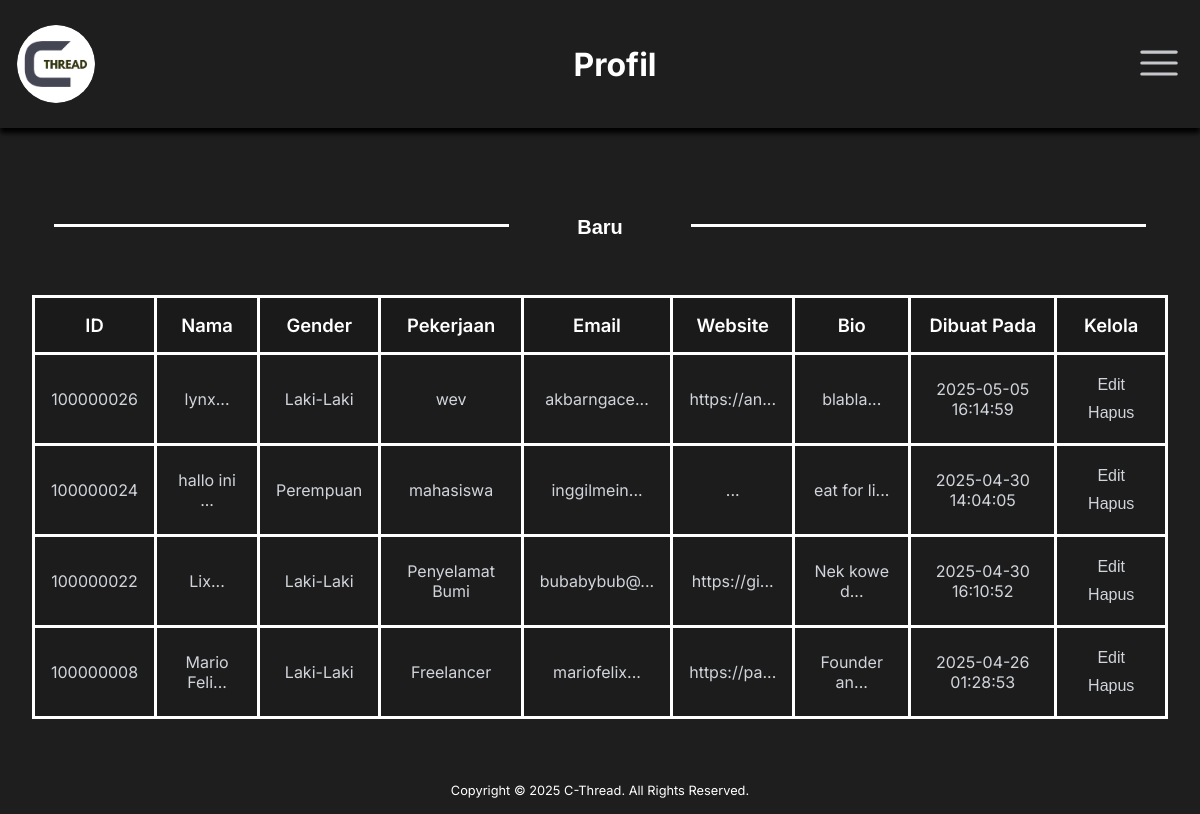
Page /Admin/profile.php (signed in) on the committed database.
### tables this page shows
CREATE TABLE `profile` (
  `id` int NOT NULL,
  `name` varchar(100) NOT NULL,
  `gender` varchar(100) NOT NULL,
  `job` varchar(100) NOT NULL,
  `email` varchar(100) NOT NULL,
  `website` varchar(100) NOT NULL,
  `bio` varchar(200) NOT NULL,
  `created_at` datetime NOT NULL DEFAULT CURRENT_TIMESTAMP
);

### Admin/profile.php (the view, shortened to what this page needs)
<?php
include "../service/db.php";
$limit = 10;
$page = isset($_GET['page']) ? (int) $_GET['page'] : 1;
$start = ($page - 1) * $limit;
$result = mysqli_query($db, "SELECT * FROM profile ORDER BY id DESC LIMIT $start, $limit");
$profiles = mysqli_fetch_all($result, MYSQLI_ASSOC);
?>
<!DOCTYPE html>
<html lang="id">
<head>
  <link rel="stylesheet" href="style.css" />
</head>
<body>
  <nav>
    <div class="logo">
      <a href="#"><img src="../Assets/cthreadbgr.png" alt="C-Thread" /></a>
    </div>
    <div class="visNav" id="visible">Profil</div>
    <button class="profil" id="barsButt">
    </button>
  </nav>
  <section class="container">
    <div class="add">
      <div class="line"></div>
      <button id="newProfile" class="new" type="button">Baru</button>
      <div class="line"></div>
    </div>
    <table>
      <tr class="head">
        <th>ID</th>
        <th>Nama</th>
        <th>Gender</th>
        <th>Pekerjaan</th>
        <th>Email</th>
        <th>Website</th>
        <th>Bio</th>
        <th>Dibuat Pada</th>
        <th>Kelola</th>
      </tr>
      <?php foreach ($profiles as $p): ?>
        <tr class="data">
          <td><?= htmlspecialchars($p['id']); ?></td>
          <td><?= htmlspecialchars(substr($p['name'], 0, 10)); ?>...</td>
          <td><?= htmlspecialchars($p['gender']) ?></td>
          <td><?= htmlspecialchars($p['job']) ?></td>
          <td><?= htmlspecialchars(substr($p['email'], 0, 10)); ?>...</td>
          <td><?= htmlspecialchars(substr($p['website'], 0, 10)); ?>...</td>
          <td><?= htmlspecialchars(substr($p['bio'], 0, 10)); ?>...</td>
          <td><?= htmlspecialchars($p['created_at']); ?></td>
          <td>
            <button type="button" class="editProfile" onclick='openEditModal(<?= json_encode($p) ?>)'>Edit</button>
            <form method="POST" style="display:inline;" action="<?php echo htmlspecialchars($_SERVER["PHP_SELF"]); ?>">
              <button type="submit" name="deleteProfile" class="deleteUsers"
                onclick="return confirm('Hapus Profil Ini?')">Hapus</button>
            </form>
          </td>
        </tr>
      <?php endforeach; ?>
    </table>
  </section>
  <footer class="copyright">
    Copyright © 2025 C-Thread. All Rights Reserved.
  </footer>
</body>
</html>

### Admin/style.css (style rules this page uses)
* { margin: 0; padding: 0; box-sizing: border-box; border: none; outline: none; }
body { font-family: "Inter", sans-serif; background-color: #1e1e1e; }
nav { width: 100%; margin: auto; padding: 1.5rem 1rem; display: flex; align-items: center; justify-content: space-between; gap: 2rem; position: sticky; -webkit-sticky: sticky; top: 0; z-index: 10; background-color: #1e1e1e; box-shadow: 0 5px 5px #000000; }
img { width: 100%; display: flex; border: 1px solid transparent; border-radius: 100%; }
a { text-decoration: none; }
.logo { max-width: 80px; }
#visible { color: #ffffff; font-size: 2rem; font-weight: 700; }
#barsButt { background-color: transparent; cursor: pointer; }
.profil { width: 50px; transition: all 0.3s ease; }
.profil .menu { color: #c5c7ca; }
.container { max-width: 1200px; margin: auto; padding: 5rem 2rem 3rem 2rem; }
section .add { display: flex; justify-content: space-around; gap: 1rem; margin-bottom: 3rem; }
.add .line { width: 40%; border-bottom: 3px solid #ffffff; margin-bottom: 1.25rem; }
.add .new { background-color: transparent; padding: 0.5rem; color: #ffffff; font-size: 1.25rem; font-weight: 600; cursor: pointer; }
section table { border-collapse: collapse; max-width: 1200px; display: flex; justify-content: center; }
section table th, section table td { border: 3px solid #ffffff; padding: 1rem; text-align: center; }
section table th { font-size: 1.15rem; font-weight: 600; background-color: #1a1a1a; color: #ffffff; }
section table td { font-size: 1rem; font-weight: 400; background-color: #1c1c1c; color: #d1d5db; }
section table td button { background-color: transparent; padding: 5px; cursor: pointer; color: #d1d5db; font-size: 1rem; }
footer { width: 100%; margin: auto; padding: 1rem; color: #fff; font-size: 0.8rem; text-align: center; }

### rows in the picture
profile: id "100000026", name "lynx", gender "Laki-Laki", job "wev", email "akbarngace", website "https://an", bio "blabla", created_at "2025-05-05 16:14:59"
profile: id "100000024", name "hallo ini", gender "Perempuan", job "mahasiswa", email "inggilmein", bio "eat for li", created_at "2025-04-30 14:04:05"
profile: id "100000022", name "Lix", gender "Laki-Laki", job "Penyelamat Bumi", email "bubabybub@", website "https://gi", bio "Nek kowe d", created_at "2025-04-30 16:10:52"
profile: id "100000008", name "Mario Feli", gender "Laki-Laki", job "Freelancer", email "mariofelix", website "https://pa", bio "Founder an", created_at "2025-04-26 01:28:53"
